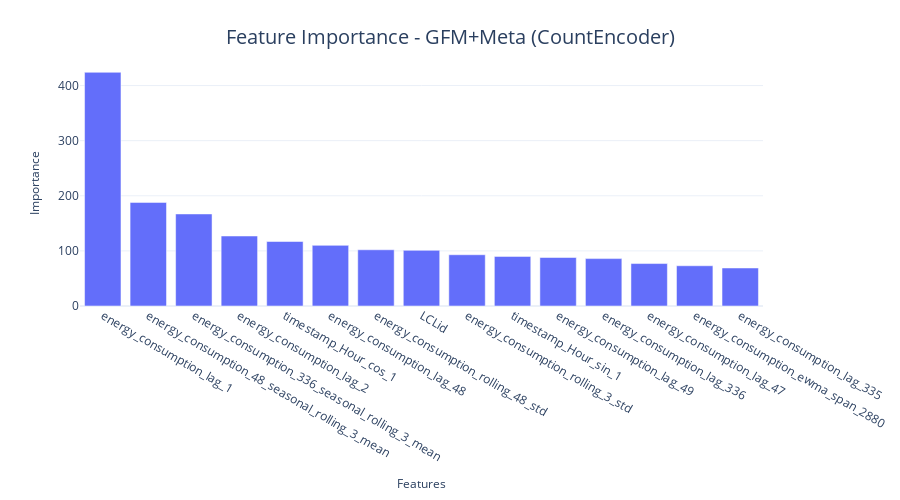

The code cell stored with this chart in its notebook:
### Code cell
fig = px.bar(feat_df.head(15), x="feature", y="importance")
format_plot(fig, xlabel="Features", ylabel="Importance", title=f"Feature Importance - {model_config.name}", font_size=12)
# fig.write_image("imgs/chapter_8/baseline_w_meta_cnt_encoder_fimp.png")
fig.show()

### Figure 1 — Plotly figure (JSON) as saved in the notebook; plotly's stock layout.template omitted (floating-point values rounded to 4 significant figures)
{"data": [{"alignmentgroup": "True", "hovertemplate": "feature=%{x}<br>importance=%{y}<extra></extra>", "legendgroup": "", "marker": {"color": "#636efa", "pattern": {"shape": ""}}, "name": "", "offsetgroup": "", "orientation": "v", "showlegend": false, "textposition": "auto", "type": "bar", "x": ["energy_consumption_lag_1", "energy_consumption_48_seasonal_rolling_3_mean", "energy_consumption_336_seasonal_rolling_3_mean", "energy_consumption_lag_2", "timestamp_Hour_cos_1", "energy_consumption_lag_48", "energy_consumption_rolling_48_std", "LCLid", "energy_consumption_rolling_3_std", "timestamp_Hour_sin_1", "energy_consumption_lag_49", "energy_consumption_lag_336", "energy_consumption_lag_47", "energy_consumption_ewma_span_2880", "energy_consumption_lag_335"], "xaxis": "x", "y": [424, 188, 167, 127, 117, 110, 102, 101, 93, 90, 88, 86, 77, 73, 69], "yaxis": "y"}], "layout": {"autosize": false, "barmode": "relative", "height": 500, "legend": {"font": {"size": 12}, "orientation": "h", "title": {}, "tracegroupgap": 0, "x": 1, "xanchor": "right", "y": 0.9, "yanchor": "bottom"}, "margin": {"t": 60}, "title": {"font": {"size": 20}, "text": "Feature Importance - GFM+Meta (CountEncoder)", "x": 0.5, "xanchor": "center", "yanchor": "top"}, "width": 900, "xaxis": {"anchor": "y", "domain": [0, 1], "tickfont": {"size": 12}, "title": {"font": {"size": 12}, "text": "Features"}}, "yaxis": {"anchor": "x", "domain": [0, 1], "tickfont": {"size": 12}, "title": {"font": {"size": 12}, "text": "Importance"}}}}
